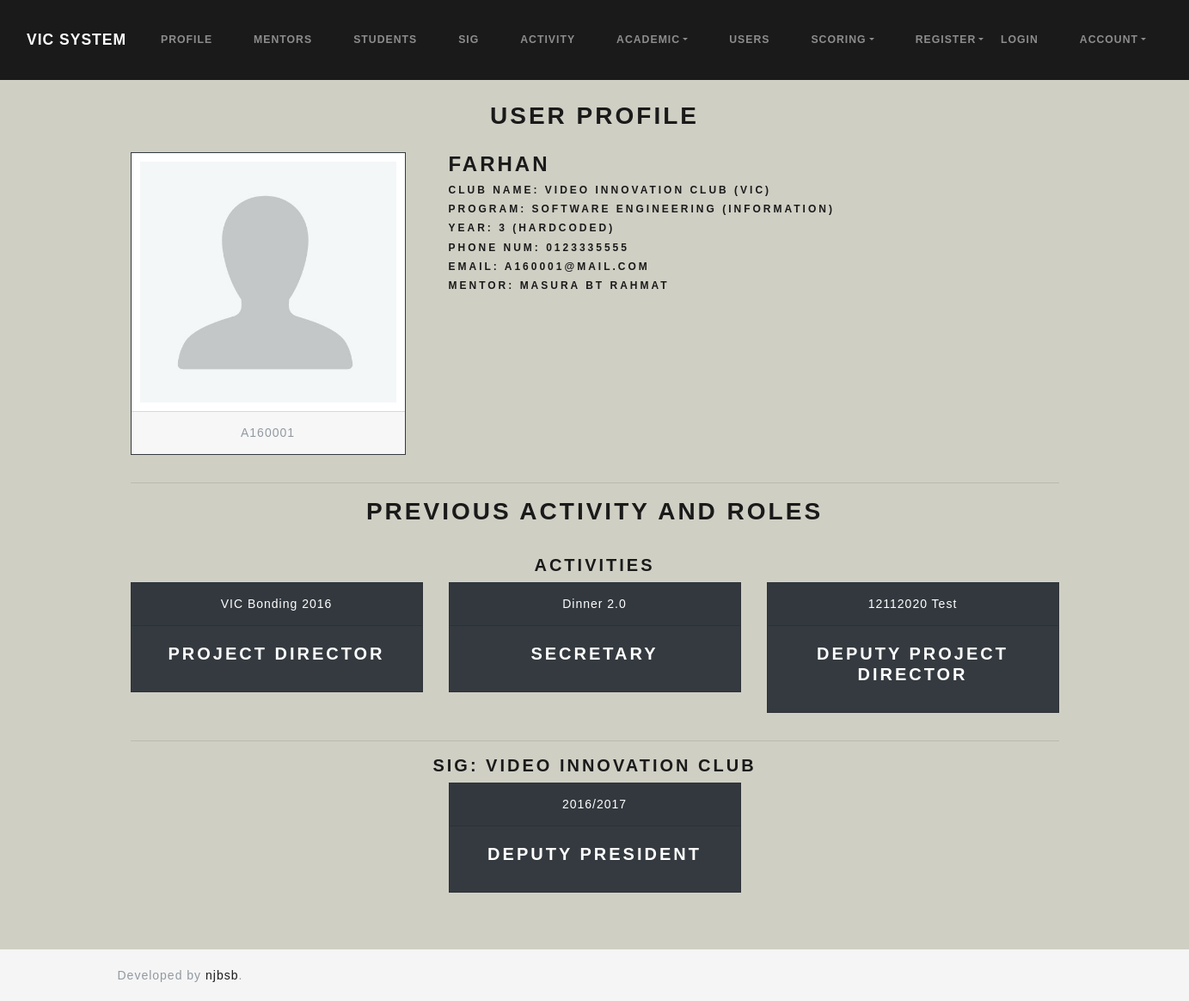
Screenshot of /index.php/profile with the database file from the repository.
### tables this page shows
CREATE TABLE `user` (
  `id` varchar(8) NOT NULL,
  `name` varchar(255) NOT NULL,
  `email` varchar(255) NOT NULL,
  `password` varchar(255) NOT NULL,
  `usertype_id` int(11) NOT NULL,
  `sig_id` int(11) DEFAULT NULL,
  `profile_image` varchar(255) NOT NULL,
  `created_at` timestamp NOT NULL DEFAULT current_timestamp(),
  `userstatus_id` int(11) DEFAULT 1,
  `dob` date DEFAULT NULL
);

CREATE TABLE `program` (
  `code` varchar(4) NOT NULL,
  `name` varchar(50) NOT NULL
);

CREATE TABLE `student` (
  `matric` varchar(8) NOT NULL,
  `phonenum` varchar(12) NOT NULL,
  `program_code` varchar(4) DEFAULT NULL,
  `year_joined` year(4) NOT NULL DEFAULT current_timestamp(),
  `mentor_matric` varchar(8) DEFAULT NULL
);

CREATE TABLE `activity_committee` (
  `activity_id` int(11) DEFAULT NULL,
  `role_id` int(11) DEFAULT NULL,
  `student_matric` varchar(8) DEFAULT NULL,
  `role_desc` varchar(50) NOT NULL
);

CREATE TABLE `activity` (
  `id` int(11) NOT NULL,
  `activity_name` varchar(255) NOT NULL,
  `activity_desc` text NOT NULL,
  `activitycategory_id` int(11) DEFAULT NULL,
  `acadsession_id` int(11) DEFAULT NULL,
  `sig_id` int(11) DEFAULT NULL,
  `advisor_matric` varchar(8) DEFAULT NULL,
  `datetime_start` datetime DEFAULT NULL,
  `datetime_end` datetime DEFAULT NULL,
  `venue` varchar(255) DEFAULT NULL,
  `theme` varchar(255) NOT NULL,
  `author_matric` varchar(8) DEFAULT NULL,
  `slug` varchar(255) NOT NULL,
  `photo_path` varchar(255) DEFAULT NULL,
  `paperwork_file` varchar(255) NOT NULL,
  `created_at` timestamp NOT NULL DEFAULT current_timestamp(),
  `updated_at` timestamp NOT NULL DEFAULT current_timestamp()
);

CREATE TABLE `role` (
  `id` int(11) NOT NULL,
  `rolename` varchar(50) NOT NULL,
  `keyword` varchar(255) DEFAULT NULL
);

CREATE TABLE `sig` (
  `id` int(2) NOT NULL,
  `code` varchar(6) NOT NULL,
  `signame` varchar(100) NOT NULL,
  `logo_path` varchar(255) NOT NULL DEFAULT 'default_logo.png',
  `description` text NOT NULL
);

CREATE TABLE `org_committee` (
  `acadyear_id` int(2) DEFAULT NULL,
  `sig_id` int(2) DEFAULT NULL,
  `student_matric` varchar(8) DEFAULT NULL,
  `role_id` int(11) DEFAULT NULL,
  `role_desc` varchar(50) NOT NULL
);

CREATE TABLE `academicyear` (
  `id` int(2) NOT NULL,
  `acadyear` varchar(9) NOT NULL,
  `status` varchar(10) NOT NULL
);

### application/controllers/User.php (called while the page is built, shortened)
<?php
class User extends CI_Controller
{
    public function profile()
    {
        $id = 'A160001';
        $user = $this->user_model->get_user($id);
        $data = array(
            'title' => 'User Profile',
            'user' => $user
        );
        $sig_id = $user['sig_id'];
        $usertype = $user['usertype_id'];
        $this->load->view('templates/header');
        switch ($usertype) {
            case '3':
                $data['student'] = $this->student_model->get_student($id);
                $data['activity_roles'] = $this->committee_model->get_activityroles($id);
                $data['org_roles'] = $this->committee_model->get_orgroles($id, $sig_id);
                $this->load->view('user/student/profile', $data);
                break;
        }
        $this->load->view('templates/footer');
    }
}

### index.php (called while the page is built, shortened)
<?php
require_once BASEPATH.'core/CodeIgniter.php';

### application/models/Student_model.php (called while the page is built, shortened)
<?php
class Student_model extends CI_Model
{
    public function get_student($student_id = FALSE)
    {
        $this->db->select("user.id, user.name, user.email, user.dob, user.profile_image, user.sig_id,
        std.phonenum, std.program_code, std.mentor_matric, std.year_joined,
        mtr.name as mentor_name, prg.name as program_name,
        sig.id as sigid, sig.code as sigcode, sig.signame, concat(sig.signame, ' (', sig.code, ')') as signamecode")
            ->from('user as user')
            ->where(array('user.id' => $student_id))
            ->join('student as std', 'std.matric = user.id', 'left')
            ->join('program as prg', 'prg.code = std.program_code', 'left')
            ->join('sig as sig', 'sig.id = user.sig_id', 'left')
            ->join('user as mtr', 'mtr.id = std.mentor_matric', 'left');
        $query = $this->db->get();
        return $query->row_array();
    }
}

### application/models/Committee_model.php (called while the page is built, shortened)
<?php
class Committee_model extends CI_Model
{
    public function get_activityroles($student_id)
    {
        $this->db->select("act.id, act.activity_name, act.slug, std.name, role.rolename, actcom.role_desc")
            ->from('activity_committee as actcom')
            ->where(array('actcom.student_matric' => $student_id))
            ->join('user as std', 'std.id = actcom.student_matric')
            ->join('activity as act', 'act.id = actcom.activity_id')
            ->join('role as role', 'role.id = actcom.role_id');
        $query = $this->db->get();
        return $query->result_array();
    }
    public function get_orgroles($student_id, $sig_id)
    {
        $this->db->select('acy.acadyear, role.rolename, orgcom.role_desc, sig.signame')
            ->from('org_committee as orgcom')
            ->where(array('orgcom.student_matric' => $student_id, 'orgcom.sig_id' => $sig_id))
            ->join('academicyear as acy', 'acy.id = orgcom.acadyear_id')
            ->join('role as role', 'role.id = orgcom.role_id')
            ->join('sig as sig', 'sig.id = orgcom.sig_id');
        $query = $this->db->get();
        return $query->result_array();
    }
}

### application/views/user/student/profile.php (the view, shortened to what this page needs)
<h2 class="text-center"><?= $title; ?></h2>
<div class="container-fluid text-center">
    <div class="row">
        <div class="col-lg-4">
            <div class="card border-dark mb-3" style="max-width: 20rem;">
                <?php if ($student['profile_image']) : ?>
                    <img style="max-height:300px; display: block; object-fit:cover; padding:10px;" src="<?= base_url('assets/images/profile/' . $student['profile_image']) ?>">
                <?php else : ?>
                    <img style="max-height:300px; display: block; object-fit:cover; padding:10px;" src="<?= base_url('assets/images/profile/default.jpg') ?>">
                <?php endif ?>
                <div class="card-footer text-muted">
                    <?= $student['id'] ?>
                </div>
            </div>
        </div>
        <div class="col-lg-8 text-left">
            <h3><b><?= $student['name'] ?></b></h3>
            <h6><b>Club name:</b> <?= $student['signamecode'] ?></h6>
            <h6><b>Program:</b> <?= $student['program_name'] ?></h6>
            <h6><b>Year:</b> 3 (hardcoded)</h6>
            <h6><b>Phone Num:</b> <a href="#"><?= $student['phonenum'] ?></a></h6>
            <h6><b>Email:</b> <a href="mailto:<?= $student['email'] ?>"><?= $student['email'] ?></a></h6>
            <h6><b>Mentor:</b> <?= $student['mentor_name'] ?></h6>
        </div>
    </div>
    <hr>
    <h2>Previous Activity and Roles</h2> <br>
    <h4>Activities</h4>
    <?php if ($activity_roles) : ?>
        <div class="row justify-content-center">
            <?php foreach ($activity_roles as $actrole) : ?>
                <div class="col-md-4">
                    <div class="card text-white bg-dark mb-3">
                        <div class="card-header"><a class="text-white" href="<?= site_url('activity/' . $actrole['slug']) ?>"><?= $actrole['activity_name'] ?></a></div>
                        <div class="card-body">
                            <h4 class="card-title"><?= $actrole['rolename'] ?></h4>
                        </div>
                    </div>
                </div>
            <?php endforeach ?>
        </div>
    <?php else : ?>
        <p>No data of roles in activity found</p>
    <?php endif ?>
    <hr>
    <h4>SIG: <?= $student['signame'] ?></h4>
    <?php if ($org_roles) : ?>
        <div class="row justify-content-center">
            <?php foreach ($org_roles as $orgrole) : ?>
                <div class="col-md-4">
                    <div class="card text-white bg-dark mb-3">
                        <div class="card-header"><?= $orgrole['acadyear'] ?></div>
                        <div class="card-body">
                            <h4 class="card-title"><?= $orgrole['rolename'] ?></h4>
                        </div>
                    </div>
                </div>
            <?php endforeach ?>
        </div>
    <?php else : ?>
        <p>No data of roles in SIG found</p>
    <?php endif ?>
</div>

### application/views/templates/header.php (style rules this page uses)
body { font: 14px Montserrat, sans-serif; line-height: 1.8; background-color: #cfcfc4; }
.container-fluid { margin-top: 25px; margin-bottom: 25px; }

### rows the page displays
user: id "A160001", name "FARHAN", program.name "SOFTWARE ENGINEERING (INFORMATION)", student.phonenum "0123335555", email "A160001@MAIL.COM", user.name "MASURA BT RAHMAT", sig.signame "VIDEO INNOVATION CLUB"
activity_committee: activity.activity_name "VIC Bonding 2016", role.rolename "PROJECT DIRECTOR"
activity_committee: activity.activity_name "Dinner 2.0", role.rolename "SECRETARY"
activity_committee: activity.activity_name "12112020 Test", role.rolename "DEPUTY PROJECT DIRECTOR"
org_committee: acadyear.acadyear "2016/2017", role.rolename "DEPUTY PRESIDENT"

### other values shown
$title "USER PROFILE"
$student['signamecode'] "VIDEO INNOVATION CLUB (VIC)"
